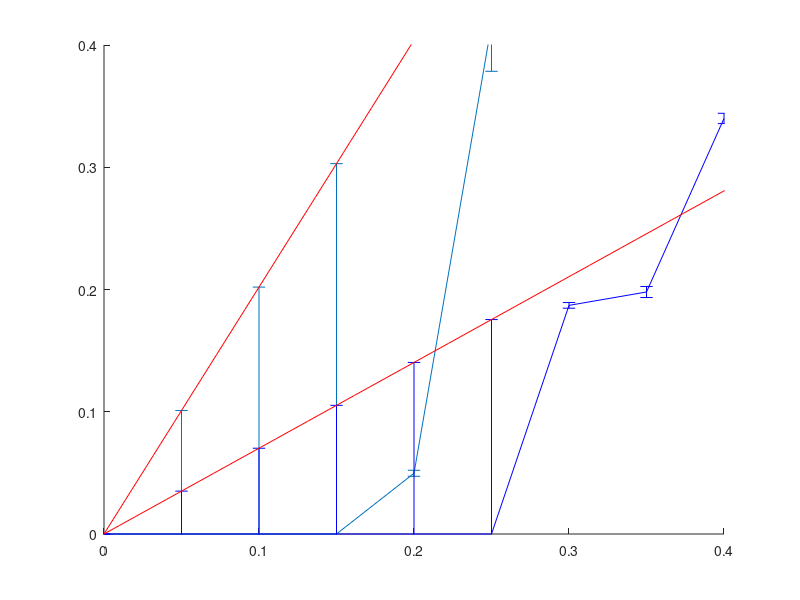

The MATLAB script that drew this image:
%% Blue
bcurrent = [2 2.5 3 3.5 4];
btesla = bcurrent./10;
bsplitting = [0.049665831 0.416597569 0.492447296 0.971438879 0.893799382];
berror_p = [0.0496 0.0915 0.0048 0.0973 0.0403];
berror_v = berror_p.*bsplitting;
 k = btesla'\bsplitting';
 rfit = 0:0.05:0.15;
btesla = [rfit btesla];
bsplitting = [0*rfit bsplitting];
berror_v = [k*rfit berror_v];

hold on;

errorbar(btesla, bsplitting, berror_v);
x = linspace(0, 0.45);
plot(x, k*x, 'r');
axis([0 0.45 0 1.2]);

%% Red
rcurrent = [3 3.5 4];
rtesla = rcurrent./10;
rsplitting = [0.187019695 0.197962734 0.339924823];
rerror_p = [0.0124 0.0228 0.0124];
rerror_v = rerror_p.*rsplitting;

k = rtesla'\rsplitting';
rfit = 0:0.05:0.25;
rtesla = [rfit rtesla];
rsplitting = [0*rfit rsplitting];
rerror_v = [k*rfit rerror_v];
hold on;
errorbar(rtesla, rsplitting, rerror_v, 'b');
%errorbar(rfit, 0*rfit, k*rfit, 'b');
x = linspace(0, 1);
plot(x, k*x, 'r');

axis([0 0.4 0 0.4]);